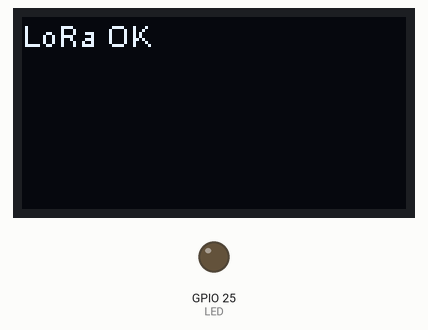
Simulated run of this sketch. Board: ESP32. On the bench: 128×64 one-colour display, output pins drawn as LEDs (lit = HIGH). Dashed ring = blinking. No radio packets arrive unless stated; what the sketch prints to the serial monitor is not drawn.

Above: at 0.7 s.
At 1.7 s:
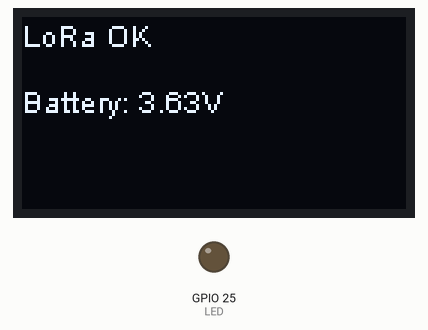
At 2.7 s:
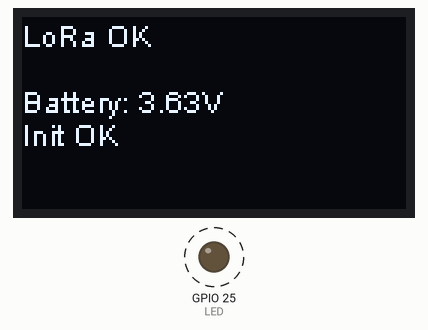
At 3.7 s:
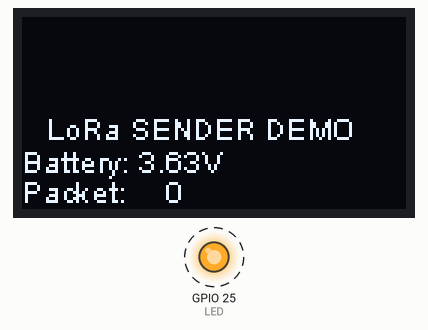
Timing chart, 0 to 40.0 s (numbered marks = the images above):
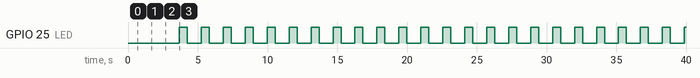

The sketch:

sender.ino
```cpp
/*
 * LoRa Sender DEMO
 * board used: LILYGO® TTGO LoRa32 V2.1_1.6
 * Thanks to Digitspace for the boards
 * Code by Bernardo Giovanni (https://www.settorezero.com)
 * Read the full article here:
 * https://www.settorezero.com/wordpress/lilygo_ttgo_lora32_esp32_point_to_point
 * if you want to share the code please mention: Giovanni Bernardo of settorezero.com
 */

#include <WiFi.h>
#include <SD.h>
#include <SPI.h>
#include <LoRa.h>
#include <Wire.h>
#include <SSD1306Wire.h>
#include "board_defs.h" // in this header I've defined the pins used by the module LILYGO® TTGO LoRa32 V2.1_1.6


String packet; // packet to be sent over LoRa
uint32_t counter=0; // a demo variable to be included in the packet
float battery=0; // battery voltage

SSD1306Wire display(OLED_ADDRESS, OLED_SDA, OLED_SCL);
SPIClass sdSPI(HSPI); // we'll use the SD card on the HSPI (SPI2) module
SPIClass loraSPI(VSPI); // we'll use the LoRa module on the VSPI (SPI3) module

void setup()
  {
  // Begins some pins
  pinMode(LED,OUTPUT); // Green Led
  pinMode(VBAT,INPUT); // Input for Battery Voltage

  // Begins UART
  Serial.begin(115200);
  while (!Serial);
  delay(500);
  Serial.println();
  Serial.println("LoRa Sender Test");

  // Begins OLED
  display.init();
  // following setting will allow to read the display frontal keeping the antenna on top
  display.flipScreenVertically();
  display.clear();
  delay(100);

  // Begins LoRa Module
  loraSPI.begin(LORA_SCK, LORA_MISO, LORA_MOSI, LORA_SS);
  LoRa.setPins(LORA_SS, LORA_RST, LORA_DI0);
  LoRa.setSPI(loraSPI);
  while (!LoRa.begin(LORA_BAND))
    {
    Serial.println("LoRa failed");
    display.drawString(0,0,"LoRa failed");
    display.display();
    delay(15000);
    }
  Serial.println("LoRa OK");
  display.drawString(0,0,"LoRa OK");
  display.display();
  // set a sync word to be used with both modules for synchronization
  LoRa.setSyncWord(0xF3); // ranges from 0-0xFF, default 0x34, see API docs
  delay(1000);
  // check battery
  battery=checkBattery(); // first battery check at start-up
  Serial.print("Battery Voltage: ");
  Serial.print(battery);
  Serial.println("V");
  display.drawString(0,22,"Battery: "+String(battery)+"V");
  display.display();
  delay(1000);

  Serial.println("Init OK");
  display.drawString(0,33,"Init OK");
  display.display();
  delay(1000);
  display.clear();

  }

void loop()
  {
  // variables used for checking the battery and give an average value
  static uint8_t chkbat=0;
  static float tempbatt=0;

  LedOn();
  display.clear();

  display.drawString(8,31, "LoRa SENDER DEMO");
  display.drawString(0,42, "Battery: "+String(battery)+"V");

  display.drawString(0, 52,"Packet: ");
  display.drawString(48,52, String(counter));
  Serial.println(String(counter));
  display.display();

  // send packet over LoRa
  packet="@"+String(counter)+"#";
  LoRa.beginPacket();
  LoRa.print(packet);
  LoRa.endPacket();
  Serial.print("Packet: ");
  Serial.println(packet);

  counter++;

  delay(500);
  LedOff();
  delay(1000);
  }

void LedOn()
    {
    digitalWrite(LED, HIGH);
    }

void LedOff()
    {
    digitalWrite(LED, LOW);
    }
    float checkBattery(void)
  {
  // The ADC value is a 12-bit number (values from 0 to 4095)
  // To convert the ADC integer value to a real voltage you’ll need to divide it by the maximum value of 4095
  // then double it since there is an 1:2 voltage divider on the battery
  // then you must multiply that by the reference voltage of the ESP32 which is 3.3V
  // and then multiply that again by the ADC Reference Voltage of 1100mV.
  return (float)(analogRead(VBAT))/4095*2*3.3*1.1;
  }
```

board_defs.h
```cpp
/*
 * Pin definitions for LILYGO® TTGO LoRa32 V2.1_1.6
 * This file cannot be used with other boards even if are similar
 */

// LoRa Chip, we'll use the LoRa on the VSPI module (SPI3)
// since the VSPI is normally tied to pins 5, 18, 19 and 23
// even if we'll re-arrange them
#define LORA_SCK      5
#define LORA_MISO     19
#define LORA_MOSI     27
#define LORA_SS       18
#define LORA_RST      23
#define LORA_DI0      26
#define LORA_BAND     433E6  // Values: 433E6, 866E6, 915E6 => Check you country, module and Antenna!

// OLED Display (SSD1306 128x64)
#define OLED_SDA      21
#define OLED_SCL      22
#define OLED_ADDRESS  0x3C

// SD Card, wel'll use the SD Card on the HSPI module (SPI2)
// since the HSPI is normally tied to pins 12, 13, 14 and 15
// even if we'll re-arrange then
#define SDCARD_MOSI   15  // CMD
#define SDCARD_MISO   2   // DAT0
#define SDCARD_SCK    14
#define SDCARD_CS     13  // DAT3
#define SDCARD_DAT1   4   // not really used
#define SDCARD_DAT2   12  // not really used

// Others
#define LED           25 // the green led near the on/off button
#define VBAT          35 // Analog Input from 1:2 voltage divider on LiPo Battery
```

Measured:
- by itself, GPIO 25 (LED): alternates HIGH for 0.57 s and LOW for 1.0 s
- what the display in image 0 shows lasts 1.1 s, from 0.6 s to 1.7 s
